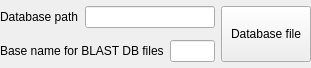
<?xml version="1.0" encoding="UTF-8"?>
<ui version="4.0">
 <class>BlastDBSelectorWidget</class>
 <widget class="QWidget" name="BlastDBSelectorWidget">
  <property name="geometry">
   <rect>
    <x>0</x>
    <y>0</y>
    <width>311</width>
    <height>68</height>
   </rect>
  </property>
  <property name="sizePolicy">
   <sizepolicy hsizetype="Expanding" vsizetype="Expanding">
    <horstretch>0</horstretch>
    <verstretch>0</verstretch>
   </sizepolicy>
  </property>
  <property name="windowTitle">
   <string>Form</string>
  </property>
  <layout class="QGridLayout" name="gridLayout">
   <property name="leftMargin">
    <number>0</number>
   </property>
   <property name="topMargin">
    <number>0</number>
   </property>
   <property name="rightMargin">
    <number>0</number>
   </property>
   <property name="bottomMargin">
    <number>0</number>
   </property>
   <item row="0" column="0">
    <layout class="QHBoxLayout" name="horizontalLayout_2">
     <item>
      <widget class="QLabel" name="label_14">
       <property name="text">
        <string>Database path</string>
       </property>
      </widget>
     </item>
     <item>
      <widget class="QLineEdit" name="databasePathLineEdit"/>
     </item>
    </layout>
   </item>
   <item row="0" column="1" rowspan="2">
    <widget class="QPushButton" name="selectDatabasePushButton">
     <property name="sizePolicy">
      <sizepolicy hsizetype="Minimum" vsizetype="Preferred">
       <horstretch>0</horstretch>
       <verstretch>0</verstretch>
      </sizepolicy>
     </property>
     <property name="minimumSize">
      <size>
       <width>90</width>
       <height>0</height>
      </size>
     </property>
     <property name="text">
      <string>Database file</string>
     </property>
    </widget>
   </item>
   <item row="1" column="0">
    <layout class="QHBoxLayout" name="horizontalLayout_5">
     <item>
      <widget class="QLabel" name="label_5">
       <property name="text">
        <string>Base name for BLAST DB files</string>
       </property>
      </widget>
     </item>
     <item>
      <widget class="QLineEdit" name="baseNameLineEdit"/>
     </item>
    </layout>
   </item>
  </layout>
 </widget>
 <resources/>
 <connections/>
</ui>
